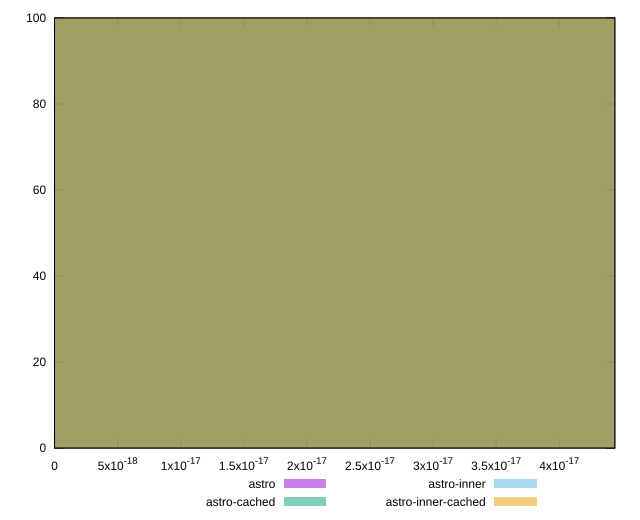

This figure's gnuplot source:
reset

$astro <<EOF
0 100
EOF

$astroCached <<EOF
0 100
EOF

$astroInner <<EOF
0 100
EOF

$astroInnerCached <<EOF
0 100
EOF

set key outside below
set boxwidth 1e-12
set xrange [0:4.4408920985006264e-17]
set yrange [0:100]
set trange [0:100]
set style fill transparent solid 0.5 noborder
set terminal svg size 640, 520 enhanced background rgb 'white'
set output "reports/report_00033_2021-03-01T14-23-16.841Z/meta/score-difference/comparison/histogram/all_raw.svg"

plot $astro title "astro" with boxes, \
     $astroCached title "astro-cached" with boxes, \
     $astroInner title "astro-inner" with boxes, \
     $astroInnerCached title "astro-inner-cached" with boxes

reset
